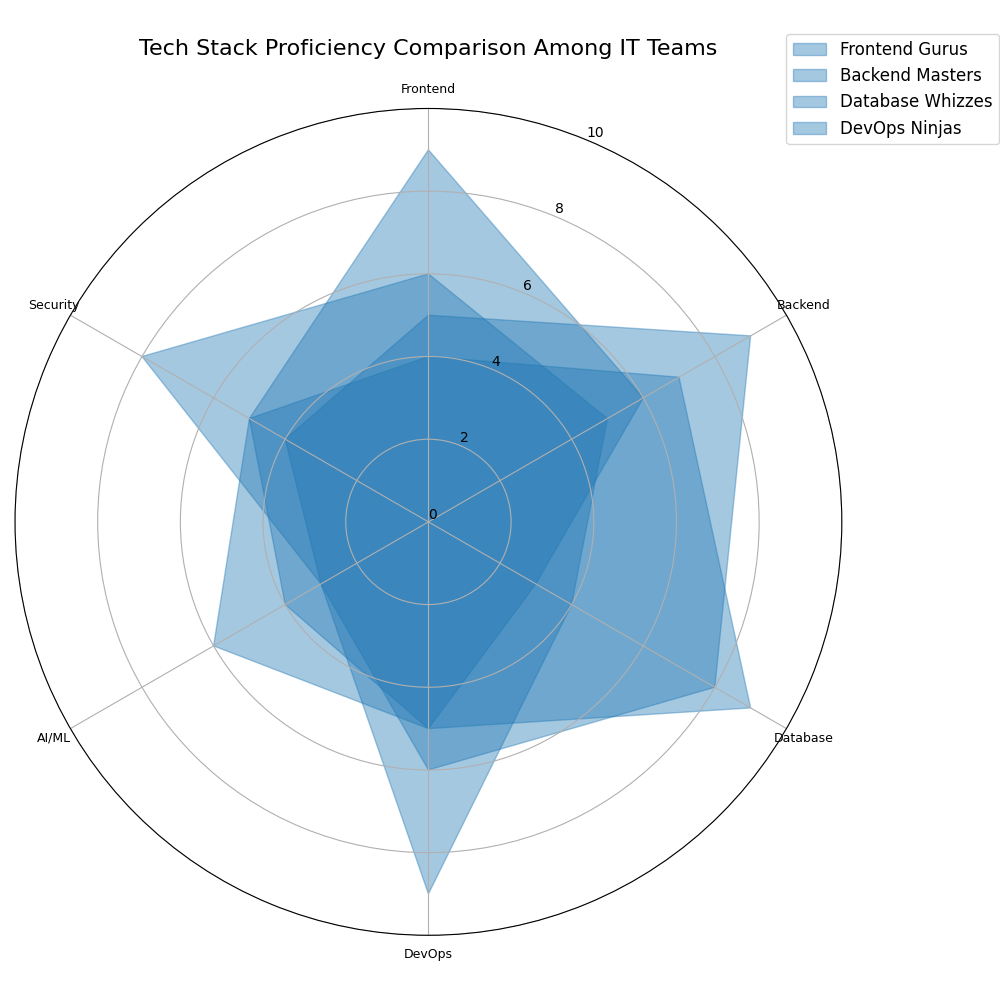

Write the Python code that produced this figure.
import matplotlib.pyplot as plt
import numpy as np
from math import pi

categories = ['Frontend', 'Backend', 'Database', 'DevOps', 'AI/ML', 'Security']
num_vars = len(categories)

# Randomly altering the data within each group while preserving the structure
frontend_gurus = [6, 5, 4, 9, 3, 8]  # Altered data from DevOps Ninjas
backend_masters = [4, 7, 9, 5, 6, 5] # Altered data from Database Whizzes
database_whizzes = [9, 6, 3, 5, 4, 5] # Altered data from Frontend Gurus
devops_ninjas = [5, 9, 8, 6, 3, 4]    # Altered data from Backend Masters

proficiency_data = [frontend_gurus, backend_masters, database_whizzes, devops_ninjas]
teams = ["Frontend Gurus", "Backend Masters", "Database Whizzes", "DevOps Ninjas"]

angles = np.linspace(0, 2 * pi, num_vars, endpoint=False).tolist()
angles += angles[:1]

def create_fill_area_radar_chart(ax, data, labels, color):
    for team_data, team_name in zip(data, teams):
        team_data += team_data[:1]
        ax.fill(angles, team_data, alpha=0.4, color=color, label=team_name)
    
    ax.set_theta_offset(pi / 2)
    ax.set_theta_direction(-1)
    ax.set_xticks(angles[:-1])
    ax.set_xticklabels(labels, fontsize=9)
    ax.set_ylim(0, 10)
    ax.set_yticks(range(0, 11, 2))

fig, ax = plt.subplots(figsize=(10, 10), subplot_kw=dict(polar=True))
consistent_color = '#1f77b4'

create_fill_area_radar_chart(ax, proficiency_data, categories, consistent_color)

plt.title("Tech Stack Proficiency Comparison Among IT Teams", fontsize=16, pad=20)
plt.legend(loc='upper right', bbox_to_anchor=(1.2, 1.1), fontsize=12)
plt.tight_layout()
plt.show()
